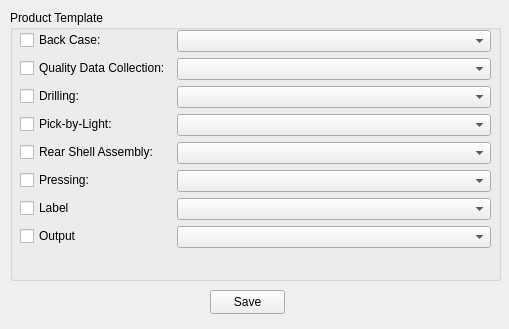
<?xml version="1.0" encoding="UTF-8"?>
<ui version="4.0">
 <class>ProductTemplateWidget</class>
 <widget class="QWidget" name="ProductTemplateWidget">
  <property name="geometry">
   <rect>
    <x>0</x>
    <y>0</y>
    <width>509</width>
    <height>329</height>
   </rect>
  </property>
  <property name="windowTitle">
   <string>Product Template</string>
  </property>
  <widget class="QGroupBox" name="groupBox">
   <property name="geometry">
    <rect>
     <x>10</x>
     <y>10</y>
     <width>491</width>
     <height>271</height>
    </rect>
   </property>
   <property name="title">
    <string>Product Template</string>
   </property>
   <widget class="QWidget" name="formLayoutWidget">
    <property name="geometry">
     <rect>
      <x>10</x>
      <y>20</y>
      <width>471</width>
      <height>251</height>
     </rect>
    </property>
    <layout class="QFormLayout" name="formLayout">
     <item row="0" column="0">
      <widget class="QCheckBox" name="checkBox_4">
       <property name="text">
        <string>Back Case:</string>
       </property>
      </widget>
     </item>
     <item row="0" column="1">
      <widget class="QComboBox" name="backCaseComboBox"/>
     </item>
     <item row="1" column="0">
      <widget class="QCheckBox" name="checkBox_3">
       <property name="text">
        <string>Quality Data Collection:</string>
       </property>
      </widget>
     </item>
     <item row="1" column="1">
      <widget class="QComboBox" name="comboBox"/>
     </item>
     <item row="2" column="1">
      <widget class="QComboBox" name="comboBox_2"/>
     </item>
     <item row="5" column="1">
      <widget class="QComboBox" name="comboBox_3"/>
     </item>
     <item row="4" column="1">
      <widget class="QComboBox" name="comboBox_4"/>
     </item>
     <item row="3" column="1">
      <widget class="QComboBox" name="comboBox_5"/>
     </item>
     <item row="2" column="0">
      <widget class="QCheckBox" name="checkBox_5">
       <property name="text">
        <string>Drilling:</string>
       </property>
      </widget>
     </item>
     <item row="3" column="0">
      <widget class="QCheckBox" name="checkBox_6">
       <property name="text">
        <string>Pick-by-Light:</string>
       </property>
      </widget>
     </item>
     <item row="4" column="0">
      <widget class="QCheckBox" name="checkBox_7">
       <property name="text">
        <string>Rear Shell Assembly:</string>
       </property>
      </widget>
     </item>
     <item row="5" column="0">
      <widget class="QCheckBox" name="checkBox_8">
       <property name="text">
        <string>Pressing:</string>
       </property>
      </widget>
     </item>
     <item row="6" column="0">
      <widget class="QCheckBox" name="checkBox_9">
       <property name="text">
        <string>Label</string>
       </property>
      </widget>
     </item>
     <item row="6" column="1">
      <widget class="QComboBox" name="comboBox_6"/>
     </item>
     <item row="7" column="0">
      <widget class="QCheckBox" name="checkBox_10">
       <property name="text">
        <string>Output</string>
       </property>
      </widget>
     </item>
     <item row="7" column="1">
      <widget class="QComboBox" name="comboBox_7"/>
     </item>
    </layout>
   </widget>
  </widget>
  <widget class="QPushButton" name="productTemplateSave">
   <property name="geometry">
    <rect>
     <x>210</x>
     <y>290</y>
     <width>75</width>
     <height>24</height>
    </rect>
   </property>
   <property name="text">
    <string>Save</string>
   </property>
  </widget>
 </widget>
 <resources/>
 <connections/>
</ui>
